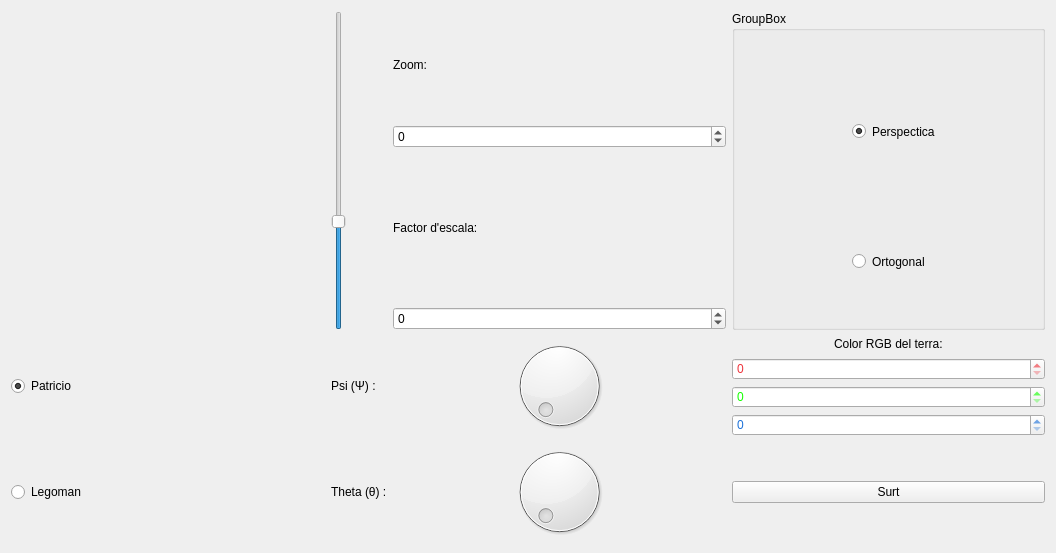
<?xml version="1.0" encoding="UTF-8"?>
<ui version="4.0">
 <class>MyForm</class>
 <widget class="QWidget" name="MyForm">
  <property name="geometry">
   <rect>
    <x>0</x>
    <y>0</y>
    <width>1056</width>
    <height>553</height>
   </rect>
  </property>
  <property name="windowTitle">
   <string>Form</string>
  </property>
  <layout class="QGridLayout" name="gridLayout">
   <item row="4" column="1">
    <widget class="QRadioButton" name="radioButton_2">
     <property name="text">
      <string>Legoman</string>
     </property>
    </widget>
   </item>
   <item row="1" column="4">
    <layout class="QVBoxLayout" name="verticalLayout_2">
     <item>
      <widget class="QLabel" name="label">
       <property name="minimumSize">
        <size>
         <width>333</width>
         <height>0</height>
        </size>
       </property>
       <property name="maximumSize">
        <size>
         <width>333</width>
         <height>16777215</height>
        </size>
       </property>
       <property name="text">
        <string>Zoom:</string>
       </property>
      </widget>
     </item>
     <item>
      <widget class="QSpinBox" name="spinBox">
       <property name="minimumSize">
        <size>
         <width>333</width>
         <height>0</height>
        </size>
       </property>
       <property name="minimum">
        <number>-30</number>
       </property>
       <property name="maximum">
        <number>60</number>
       </property>
      </widget>
     </item>
     <item>
      <widget class="QLabel" name="label_2">
       <property name="minimumSize">
        <size>
         <width>333</width>
         <height>147</height>
        </size>
       </property>
       <property name="text">
        <string>Factor d'escala:</string>
       </property>
      </widget>
     </item>
     <item>
      <widget class="QSpinBox" name="spinBox_2">
       <property name="minimumSize">
        <size>
         <width>333</width>
         <height>0</height>
        </size>
       </property>
       <property name="minimum">
        <number>-10</number>
       </property>
       <property name="maximum">
        <number>4</number>
       </property>
      </widget>
     </item>
    </layout>
   </item>
   <item row="3" column="3">
    <widget class="QLabel" name="label_3">
     <property name="text">
      <string>Psi (Ψ) :</string>
     </property>
    </widget>
   </item>
   <item row="3" column="1">
    <widget class="QRadioButton" name="radioButton">
     <property name="text">
      <string>Patricio</string>
     </property>
     <property name="checked">
      <bool>true</bool>
     </property>
    </widget>
   </item>
   <item row="1" column="6">
    <layout class="QVBoxLayout" name="verticalLayout">
     <item>
      <widget class="QGroupBox" name="groupBox">
       <property name="title">
        <string>GroupBox</string>
       </property>
       <widget class="QRadioButton" name="radioButton_4">
        <property name="geometry">
         <rect>
          <x>120</x>
          <y>110</y>
          <width>231</width>
          <height>21</height>
         </rect>
        </property>
        <property name="text">
         <string>Perspectica</string>
        </property>
        <property name="checked">
         <bool>true</bool>
        </property>
       </widget>
       <widget class="QRadioButton" name="radioButton_3">
        <property name="geometry">
         <rect>
          <x>120</x>
          <y>240</y>
          <width>231</width>
          <height>21</height>
         </rect>
        </property>
        <property name="text">
         <string>Ortogonal</string>
        </property>
        <property name="checked">
         <bool>false</bool>
        </property>
       </widget>
      </widget>
     </item>
    </layout>
   </item>
   <item row="4" column="3">
    <widget class="QLabel" name="label_4">
     <property name="text">
      <string>Theta (θ) :</string>
     </property>
    </widget>
   </item>
   <item row="4" column="6">
    <widget class="QPushButton" name="pushButton">
     <property name="text">
      <string>Surt</string>
     </property>
    </widget>
   </item>
   <item row="1" column="3">
    <widget class="QSlider" name="verticalSlider">
     <property name="minimum">
      <number>-30</number>
     </property>
     <property name="maximum">
      <number>60</number>
     </property>
     <property name="orientation">
      <enum>Qt::Orientation::Vertical</enum>
     </property>
    </widget>
   </item>
   <item row="1" column="1">
    <widget class="MyGLWidget" name="widget" native="true"/>
   </item>
   <item row="3" column="4">
    <widget class="QDial" name="dial"/>
   </item>
   <item row="4" column="4">
    <widget class="QDial" name="dial_2"/>
   </item>
   <item row="3" column="6">
    <layout class="QVBoxLayout" name="verticalLayout_3">
     <item alignment="Qt::AlignmentFlag::AlignHCenter">
      <widget class="MyLabel" name="label_5">
       <property name="text">
        <string>Color RGB del terra:</string>
       </property>
      </widget>
     </item>
     <item>
      <widget class="QSpinBox" name="spinBox_3">
       <property name="styleSheet">
        <string notr="true">color: rgb(237, 51, 59);</string>
       </property>
       <property name="maximum">
        <number>255</number>
       </property>
      </widget>
     </item>
     <item>
      <widget class="QSpinBox" name="spinBox_4">
       <property name="styleSheet">
        <string notr="true">color: rgb(20, 255, 0);</string>
       </property>
       <property name="maximum">
        <number>255</number>
       </property>
      </widget>
     </item>
     <item>
      <widget class="QSpinBox" name="spinBox_5">
       <property name="styleSheet">
        <string notr="true">color: rgb(28, 113, 216);</string>
       </property>
       <property name="maximum">
        <number>255</number>
       </property>
      </widget>
     </item>
    </layout>
   </item>
  </layout>
 </widget>
 <customwidgets>
  <customwidget>
   <class>MyGLWidget</class>
   <extends>QWidget</extends>
   <header>MyGLWidget.h</header>
   <container>1</container>
   <slots>
    <signal>envia_psi(int)</signal>
    <signal>envia_theta(int)</signal>
    <slot>canvia_FOV(int)</slot>
    <slot>canvia_VAO(bool)</slot>
    <slot>canvia_perspectiva(bool)</slot>
    <slot>canvia_escala(int)</slot>
    <slot>canvia_psi(int)</slot>
    <slot>canvia_theta(int)</slot>
    <slot>canvia_color(int,int,int)</slot>
   </slots>
  </customwidget>
  <customwidget>
   <class>MyLabel</class>
   <extends>QLabel</extends>
   <header>MyLabel.h</header>
   <slots>
    <signal>envia_color(int,int,int)</signal>
    <slot>rep_R(int)</slot>
    <slot>rep_G(int)</slot>
    <slot>rep_B(int)</slot>
   </slots>
  </customwidget>
 </customwidgets>
 <resources/>
 <connections>
  <connection>
   <sender>verticalSlider</sender>
   <signal>valueChanged(int)</signal>
   <receiver>spinBox</receiver>
   <slot>setValue(int)</slot>
   <hints>
    <hint type="sourcelabel">
     <x>342</x>
     <y>140</y>
    </hint>
    <hint type="destinationlabel">
     <x>727</x>
     <y>144</y>
    </hint>
   </hints>
  </connection>
  <connection>
   <sender>spinBox</sender>
   <signal>valueChanged(int)</signal>
   <receiver>verticalSlider</receiver>
   <slot>setValue(int)</slot>
   <hints>
    <hint type="sourcelabel">
     <x>727</x>
     <y>144</y>
    </hint>
    <hint type="destinationlabel">
     <x>342</x>
     <y>268</y>
    </hint>
   </hints>
  </connection>
  <connection>
   <sender>verticalSlider</sender>
   <signal>valueChanged(int)</signal>
   <receiver>widget</receiver>
   <slot>canvia_FOV(int)</slot>
   <hints>
    <hint type="sourcelabel">
     <x>342</x>
     <y>91</y>
    </hint>
    <hint type="destinationlabel">
     <x>204</x>
     <y>58</y>
    </hint>
   </hints>
  </connection>
  <connection>
   <sender>spinBox</sender>
   <signal>valueChanged(int)</signal>
   <receiver>widget</receiver>
   <slot>canvia_FOV(int)</slot>
   <hints>
    <hint type="sourcelabel">
     <x>727</x>
     <y>144</y>
    </hint>
    <hint type="destinationlabel">
     <x>182</x>
     <y>312</y>
    </hint>
   </hints>
  </connection>
  <connection>
   <sender>pushButton</sender>
   <signal>clicked()</signal>
   <receiver>MyForm</receiver>
   <slot>close()</slot>
   <hints>
    <hint type="sourcelabel">
     <x>1046</x>
     <y>504</y>
    </hint>
    <hint type="destinationlabel">
     <x>685</x>
     <y>358</y>
    </hint>
   </hints>
  </connection>
  <connection>
   <sender>radioButton</sender>
   <signal>toggled(bool)</signal>
   <receiver>widget</receiver>
   <slot>canvia_VAO(bool)</slot>
   <hints>
    <hint type="sourcelabel">
     <x>46</x>
     <y>392</y>
    </hint>
    <hint type="destinationlabel">
     <x>63</x>
     <y>327</y>
    </hint>
   </hints>
  </connection>
  <connection>
   <sender>radioButton_2</sender>
   <signal>toggled(bool)</signal>
   <receiver>widget</receiver>
   <slot>canvia_VAO(bool)</slot>
   <hints>
    <hint type="sourcelabel">
     <x>140</x>
     <y>503</y>
    </hint>
    <hint type="destinationlabel">
     <x>147</x>
     <y>327</y>
    </hint>
   </hints>
  </connection>
  <connection>
   <sender>radioButton_4</sender>
   <signal>toggled(bool)</signal>
   <receiver>widget</receiver>
   <slot>canvia_perspectiva(bool)</slot>
   <hints>
    <hint type="sourcelabel">
     <x>1063</x>
     <y>138</y>
    </hint>
    <hint type="destinationlabel">
     <x>262</x>
     <y>327</y>
    </hint>
   </hints>
  </connection>
  <connection>
   <sender>radioButton_3</sender>
   <signal>toggled(bool)</signal>
   <receiver>widget</receiver>
   <slot>canvia_perspectiva(bool)</slot>
   <hints>
    <hint type="sourcelabel">
     <x>1063</x>
     <y>270</y>
    </hint>
    <hint type="destinationlabel">
     <x>258</x>
     <y>327</y>
    </hint>
   </hints>
  </connection>
  <connection>
   <sender>spinBox_2</sender>
   <signal>valueChanged(int)</signal>
   <receiver>widget</receiver>
   <slot>canvia_escala(int)</slot>
   <hints>
    <hint type="sourcelabel">
     <x>727</x>
     <y>326</y>
    </hint>
    <hint type="destinationlabel">
     <x>317</x>
     <y>292</y>
    </hint>
   </hints>
  </connection>
  <connection>
   <sender>dial</sender>
   <signal>valueChanged(int)</signal>
   <receiver>widget</receiver>
   <slot>canvia_psi(int)</slot>
   <hints>
    <hint type="sourcelabel">
     <x>492</x>
     <y>390</y>
    </hint>
    <hint type="destinationlabel">
     <x>263</x>
     <y>182</y>
    </hint>
   </hints>
  </connection>
  <connection>
   <sender>dial_2</sender>
   <signal>valueChanged(int)</signal>
   <receiver>widget</receiver>
   <slot>canvia_theta(int)</slot>
   <hints>
    <hint type="sourcelabel">
     <x>516</x>
     <y>482</y>
    </hint>
    <hint type="destinationlabel">
     <x>290</x>
     <y>224</y>
    </hint>
   </hints>
  </connection>
  <connection>
   <sender>widget</sender>
   <signal>envia_psi(int)</signal>
   <receiver>dial</receiver>
   <slot>setValue(int)</slot>
   <hints>
    <hint type="sourcelabel">
     <x>267</x>
     <y>241</y>
    </hint>
    <hint type="destinationlabel">
     <x>667</x>
     <y>345</y>
    </hint>
   </hints>
  </connection>
  <connection>
   <sender>widget</sender>
   <signal>envia_theta(int)</signal>
   <receiver>dial_2</receiver>
   <slot>setValue(int)</slot>
   <hints>
    <hint type="sourcelabel">
     <x>278</x>
     <y>199</y>
    </hint>
    <hint type="destinationlabel">
     <x>468</x>
     <y>455</y>
    </hint>
   </hints>
  </connection>
  <connection>
   <sender>spinBox_3</sender>
   <signal>valueChanged(int)</signal>
   <receiver>label_5</receiver>
   <slot>rep_R(int)</slot>
   <hints>
    <hint type="sourcelabel">
     <x>763</x>
     <y>377</y>
    </hint>
    <hint type="destinationlabel">
     <x>851</x>
     <y>351</y>
    </hint>
   </hints>
  </connection>
  <connection>
   <sender>spinBox_4</sender>
   <signal>valueChanged(int)</signal>
   <receiver>label_5</receiver>
   <slot>rep_G(int)</slot>
   <hints>
    <hint type="sourcelabel">
     <x>840</x>
     <y>397</y>
    </hint>
    <hint type="destinationlabel">
     <x>893</x>
     <y>344</y>
    </hint>
   </hints>
  </connection>
  <connection>
   <sender>spinBox_5</sender>
   <signal>valueChanged(int)</signal>
   <receiver>label_5</receiver>
   <slot>rep_B(int)</slot>
   <hints>
    <hint type="sourcelabel">
     <x>987</x>
     <y>418</y>
    </hint>
    <hint type="destinationlabel">
     <x>939</x>
     <y>353</y>
    </hint>
   </hints>
  </connection>
  <connection>
   <sender>label_5</sender>
   <signal>envia_color(int,int,int)</signal>
   <receiver>widget</receiver>
   <slot>canvia_color(int,int,int)</slot>
   <hints>
    <hint type="sourcelabel">
     <x>844</x>
     <y>346</y>
    </hint>
    <hint type="destinationlabel">
     <x>313</x>
     <y>112</y>
    </hint>
   </hints>
  </connection>
 </connections>
</ui>
